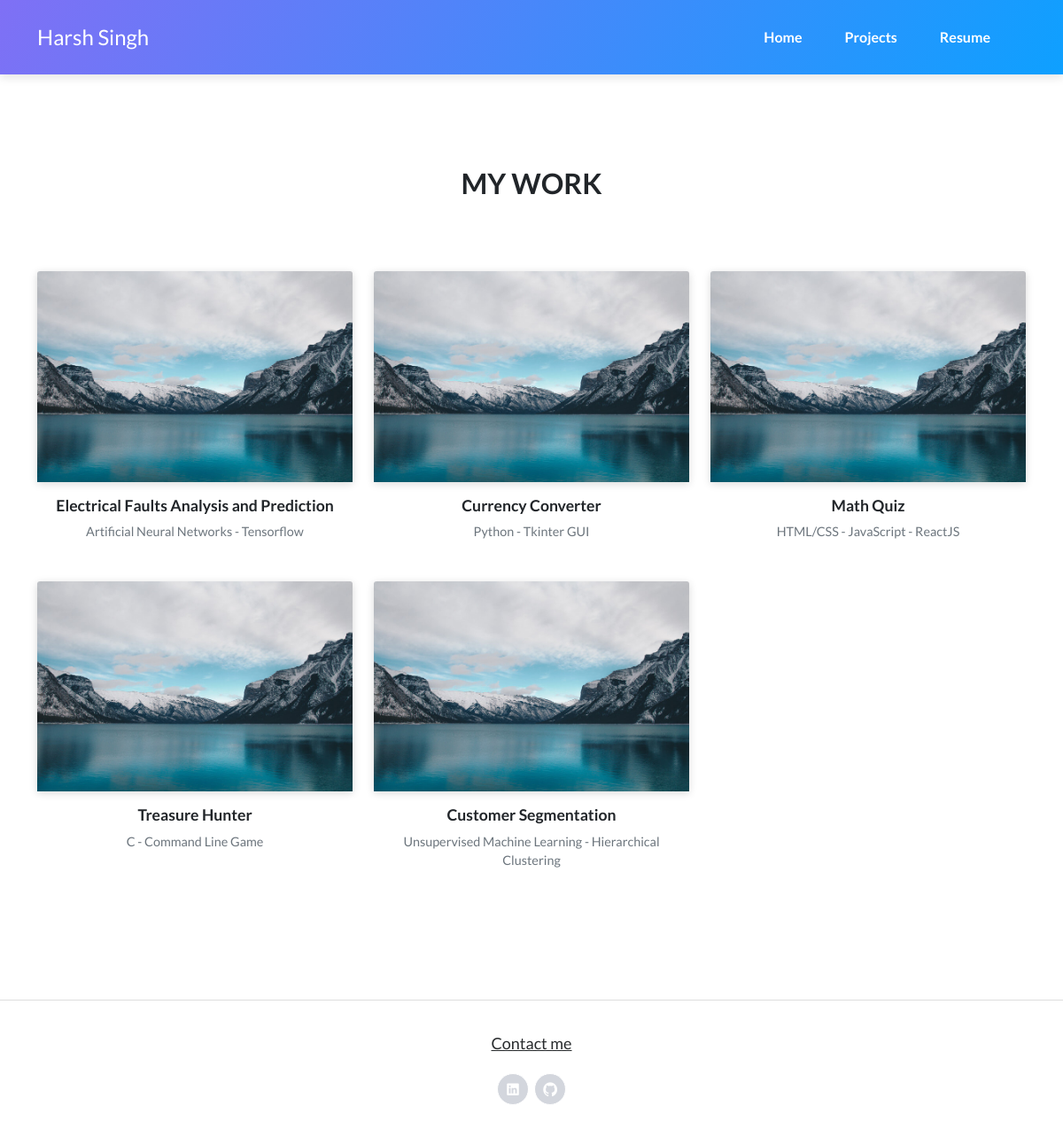
Page /projects on the earlier database version.
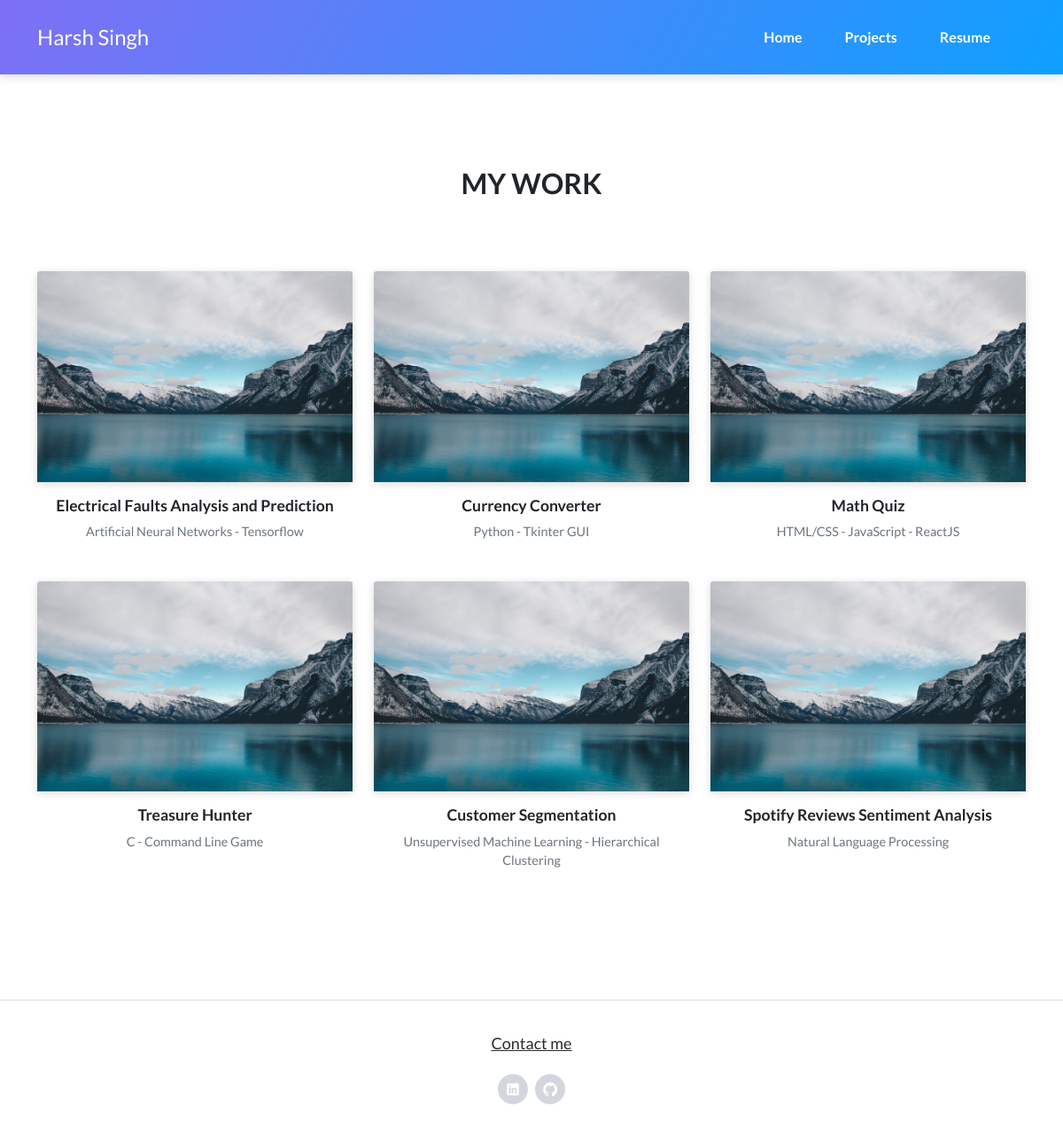
Same page on the later database version.
### home/models.py (models this page shows, shortened)
class Project(models.Model):
    name = models.CharField(max_length=100)
    techStack = models.CharField(max_length=100)
    description = models.TextField(max_length=400)
    link = models.CharField(max_length=100)
    img = models.ImageField(upload_to = 'project_images', default='image4.jpg')
    updatedAt = models.DateTimeField(auto_now=True)
    createdAt = models.DateTimeField(auto_now_add=True)
    class Meta:
        verbose_name_plural = "Projects"

### home/views.py (the view)
# urls.py: path('projects', views.projects, name='projects'),
def projects(request):
    data = Project.objects.all()
    context = {'projects' : data, 'media_url': settings.MEDIA_URL}
    return render(request, 'projects-grid-cards.html', context)

### templates/projects-grid-cards.html (shortened to what this page needs)
{% extends 'common/base.html' %}
{% block body %}
    {% load static %}
    <main class="page projects-page">
        <section class="portfolio-block projects-cards">
            <div class="container">
                <div class="heading">
                    <h2>My Work</h2>
                </div>
                <div class="row">
                    {% for project in projects %}
                    <div class="col-md-6 col-lg-4">
                        <div class="card border-0"><a href="{% url 'spec_projects' project.id %}"><img class="card-img-top scale-on-hover" src="{{media_url}}{{ project.img}}" alt="Card Image"></a>
                            <div class="card-body">
                                <h6><a href="{% url 'spec_projects' project.id %}">{{project.name}}</a></h6>
                                <p class="text-muted card-text">{{project.techStack}}</p>
                            </div>
                        </div>
                    </div>
                    {% endfor %}
                </div>
            </div>
        </section>
    </main>
    {% endblock body %}

### templates/common/base.html (shortened to what this page needs)
{% load static %}
<!DOCTYPE html>
<html>
<head>
    <link rel="stylesheet" href="{% static 'bootstrap/css/bootstrap.min.css' %}">
    <link rel="stylesheet" href="{% static 'fonts/ionicons.min.css' %}">
    <link rel="stylesheet" href="https://cdnjs.cloudflare.com/ajax/libs/pikaday/1.6.1/css/pikaday.min.css">
</head>
<body>
    <nav class="navbar navbar-dark navbar-expand-lg fixed-top bg-white portfolio-navbar gradient" style="margin-bottom: 0px;">
        <div class="container"><a class="navbar-brand logo" href="{% url 'home' %}">Harsh Singh</a>
            <div class="collapse navbar-collapse" id="navbarNav">
                <ul class="navbar-nav ms-auto">
                    <li class="nav-item"><a class="nav-link active" href="{% url 'home' %}">Home</a></li>
                    <li class="nav-item"><a class="nav-link" href="{% url 'projects' %}">Projects</a></li>
                    <li class="nav-item"><a class="nav-link" href="{% url 'resume' %}">Resume</a></li>
                </ul>
            </div>
        </div>
    </nav>
    {% block body %}
    {% endblock body %}
    <footer class="page-footer">
        <div class="container">
            <div class="links"><a href="{% url 'contact' %}">Contact me</a></div>
            <div class="social-icons"><a href="https://www.linkedin.com/in/harsh-singh-4428241b4/", target="_blank"><i class="icon ion-social-linkedin"></i></a><a href="https://github.com/AarnoStormborn", target="_blank"><i class="icon ion-social-github"></i></a></div>
        </div>
    </footer>
</body>
</html>

Differences in the rows shown:
added Project: img (picture), name "Spotify Reviews Sentiment Analysis", techStack "Natural Language Processing"
